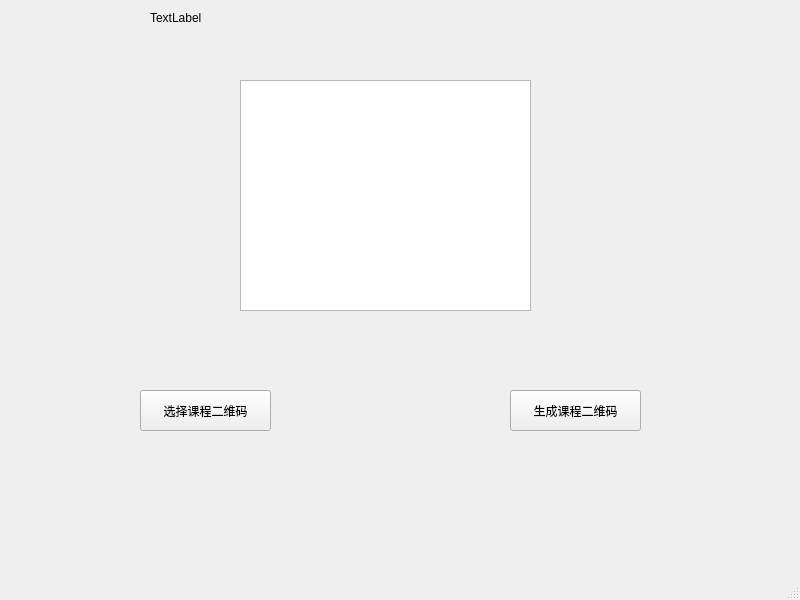
<?xml version="1.0" encoding="UTF-8"?>
<ui version="4.0">
 <class>MainWindow</class>
 <widget class="QMainWindow" name="MainWindow">
  <property name="geometry">
   <rect>
    <x>0</x>
    <y>0</y>
    <width>800</width>
    <height>600</height>
   </rect>
  </property>
  <property name="windowTitle">
   <string>云平台二维码生成器</string>
  </property>
  <property name="windowIcon">
   <iconset theme="QIcon::ThemeIcon::AddressBookNew"/>
  </property>
  <property name="unifiedTitleAndToolBarOnMac">
   <bool>false</bool>
  </property>
  <widget class="QWidget" name="centralwidget">
   <widget class="QPushButton" name="SelectQRcoded">
    <property name="geometry">
     <rect>
      <x>140</x>
      <y>390</y>
      <width>131</width>
      <height>41</height>
     </rect>
    </property>
    <property name="text">
     <string>选择课程二维码</string>
    </property>
   </widget>
   <widget class="QGraphicsView" name="QRcodeDisplayer">
    <property name="geometry">
     <rect>
      <x>240</x>
      <y>80</y>
      <width>291</width>
      <height>231</height>
     </rect>
    </property>
   </widget>
   <widget class="QPushButton" name="GenerateQRcode">
    <property name="geometry">
     <rect>
      <x>510</x>
      <y>390</y>
      <width>131</width>
      <height>41</height>
     </rect>
    </property>
    <property name="text">
     <string>生成课程二维码</string>
    </property>
   </widget>
   <widget class="QLabel" name="label">
    <property name="geometry">
     <rect>
      <x>150</x>
      <y>10</y>
      <width>471</width>
      <height>16</height>
     </rect>
    </property>
    <property name="text">
     <string>TextLabel</string>
    </property>
   </widget>
  </widget>
  <widget class="QMenuBar" name="menubar">
   <property name="geometry">
    <rect>
     <x>0</x>
     <y>0</y>
     <width>800</width>
     <height>33</height>
    </rect>
   </property>
  </widget>
  <widget class="QStatusBar" name="statusbar"/>
 </widget>
 <resources/>
 <connections/>
</ui>
